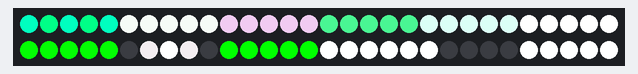
The sketch below on a simulated Arduino Uno, built with avr-gcc and run on an emulated ATmega328P. Shown: 60 RGB LEDs in strip order, left to right, continuing on the next row. Random numbers use the default seed unless the sketch sets one.

Above: at 0.15 s.
At 9.0 s:
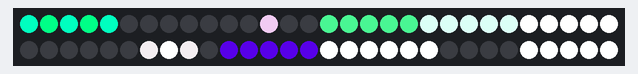
At 19.67 s:
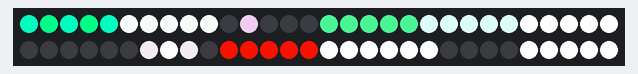
At 39.8 s:
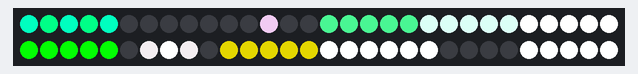

The sketch:

cabinet-of-curiosities-2.ino
```cpp
#include <FastLED.h>
#define NUM_LEDS 60
#define PIN 2
int t = 0;
int a = 0;
LIB8STATIC fract8 ease8InOutApprox  ( fract8  i );
LIB8STATIC uint8_t quadwave8  ( uint8_t   in  );

CRGB leds[NUM_LEDS];

int arr[NUM_LEDS][3] = {  //initial rgb value for each led
  {255, 191, 0},
  {255, 135, 0},
  {255, 191, 0},
  {255, 135, 0},
  {255, 191, 0},
  {246, 241, 240},
  {246, 241, 240},
  {246, 241, 240},
  {246, 241, 240},
  {246, 241, 240},
  {178, 212, 211},
  {178, 212, 211},
  {178, 212, 211},
  {178, 212, 211},
  {178, 212, 211},
  {226, 135, 67},
  {226, 135, 67},
  {226, 135, 67},
  {226, 135, 67},
  {226, 135, 67},
  {255, 246, 219},
  {255, 246, 219},
  {255, 246, 219},
  {255, 246, 219},
  {255, 246, 219},
  {255, 255, 255},
  {255, 255, 255},
  {255, 255, 255},
  {255, 255, 255},
  {255, 255, 255},
  {252, 3, 3},
  {252, 3, 3},
  {252, 3, 3},
  {252, 3, 3},
  {252, 3, 3},
  {0, 0, 0},
  {209, 213, 214},
  {255, 255, 255},
  {209, 213, 214},
  {0, 0, 0},
  {255, 0, 0},
  {255, 0, 0},
  {255, 0, 0},
  {255, 0, 0},
  {255, 0, 0},
  {255, 255, 255},
  {255, 255, 255},
  {255, 255, 255},
  {255, 255, 255},
  {255, 255, 255},
  {255, 255, 255},
  {0, 0, 0},
  {0, 0, 0},
  {0, 0, 0},
  {0, 0, 0},
  {255, 255, 255},
  {255, 255, 255},
  {255, 255, 255},
  {255, 255, 255},
  {255, 255, 255},
};


void setup() {
  FastLED.addLeds<WS2811, PIN>(leds, NUM_LEDS);

  for (int i = 0; i < NUM_LEDS; i++) {  //sets the inital values of the leds as set in arr
    leds[i].setRGB(arr[i][2], arr[i][0], arr[i][1]);
  }

  FastLED.show();
}

void loop() {
  delay(10);
  t++;
  if (t == 500) { //timer
    t = 0;
  }

  a += 1;
  if (a == 255) { //hue timer
    a = 0;
  }


  //group 2
  if ((0 < t) && (t < 100)) {
    for (int i = 5; i < 10; i++) {
      leds[i].setRGB(240, 246, 241);
    }
  }
  else {
    for (int i = 5; i < 10; i++) {
      leds[i].setRGB(0, 0, 0);
    }
  }

  //group 3
  int rand = random(10, 14);
  if (t % 10 == 0) {
    for (int i = 10; i < 15; i++) {
      if (i == rand) {
        leds[i].setRGB(211, 178, 212);
      }
      else {
        leds[i].setRGB(0, 0, 0);
      }
    }
  }

  //group 7
  if (t % 10 == 0) {
    if (t % 20 == 0) {
      for (int i = 30; i < 35; i++) {
        leds[i].setRGB(3, 252, 3);
      }
    }
    else {
      for (int i = 30; i < 35; i++) {
        leds[i].setRGB(0, 0, 0);
      }
    }
  }
  //group 9
  for (int i = 40; i < 45; i++) {
    leds[i].setHSV(a, 255, 255);
  }
  FastLED.show();
}
```
